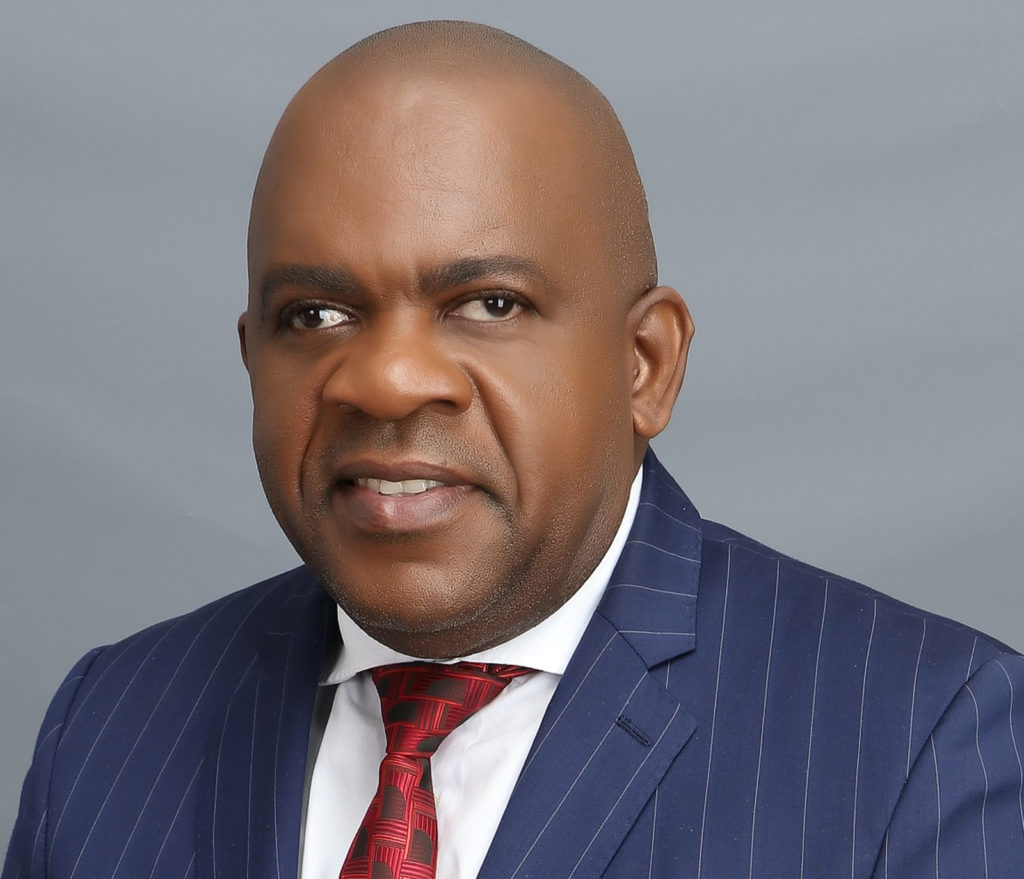
#> input picture Lesson_14/images/1.jpg, 1024 x 879 px; its folder holds only this picture in this run
$ python filter_people.py
#> lines starting #> are read from the running program, lines starting #| are printed output that depends on the picture; after the words box and inside, x2 and y2 are one past the last pixel; in counts of white or black regions, pixels touching at a corner belong together
import os
import shutil
from fileinput import filename

import cv2

# import cv2
# import numpy as np
# import shutil

PROJECT_DIR = os.path.dirname(__file__)

MODELS_DIR = os.path.join(PROJECT_DIR, 'models')
IMAGES_DIR = os.path.join(PROJECT_DIR, 'images')

OUT_DIR = os.path.join(PROJECT_DIR, 'out')
PEOPLE_DIR = os.path.join(OUT_DIR, 'people')
NO_PEOPLE_DIR = os.path.join(OUT_DIR, 'no_people')

os.makedirs(OUT_DIR, exist_ok=True)
os.makedirs(PEOPLE_DIR, exist_ok=True)
os.makedirs(NO_PEOPLE_DIR, exist_ok=True)

# [5 lines of commented-out code are left out]

cascade_path = os.path.join(MODELS_DIR, 'haarcascade_frontalface_default.xml')

face_cascade = cv2.CascadeClassifier(cascade_path)

if face_cascade.empty():
    print('No face cascade detected')
    exit()

x_scale = 2
y_scale = 2

def detect_people(img_bgr):
    gray = cv2.cvtColor(img_bgr, cv2.COLOR_BGR2GRAY)
    faces = face_cascade.detectMultiScale(gray, 1.1, 5, minSize=(30, 30))
    return faces

allowed_ext = [".png", ".jpg", ".jpeg", ".bmp"]
files = os.listdir(IMAGES_DIR)

count_people = 0
count_people_photos = 0
count_no_people = 0

for filename in files:
    for ext in allowed_ext:
        if not filename.lower().endswith(ext):
            continue

    in_path = os.path.join(IMAGES_DIR, filename)

    img = cv2.imread(in_path)
#> img is the input picture: shape (879, 1024, 3); mean B, G, R 123.4, 116.8, 122.9
    if img is None:
        print(f'Image {filename} not found')
        continue
    faces = detect_people(img)
#> in detect_people, `gray = cv2.cvtColor(img_bgr, cv2.COLOR_BGR2GRAY)`:
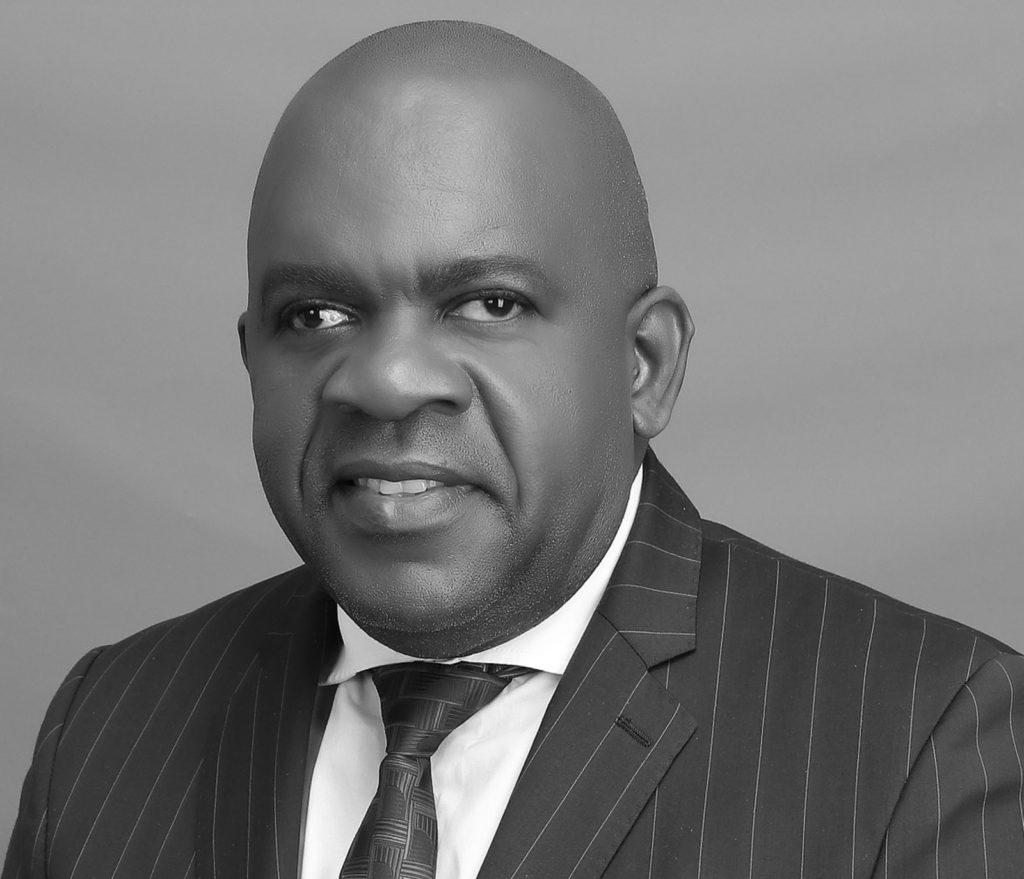
#> gray: shape (879, 1024); min 1, max 255, mean 119.5
#> in detect_people, `faces = face_cascade.detectMultiScale(gray, 1.1, 5, minSize=(30, 30))`: faces = [[195, 146, 415, 415]]
#> faces = [[195, 146, 415, 415]]

    if len(faces) > 0:
        out_path = os.path.join(PEOPLE_DIR, filename)
        shutil.copy(in_path, out_path)
        count_people += 1
        count_people_photos += len(faces)
#> count_people_photos = 1

        boxed = img.copy()
        for (x, y, w, h) in faces:
            cv2.rectangle(boxed, (x, y), (x + w, y + h), (255, 0, 0), 2)
#> this loop made 1 pass
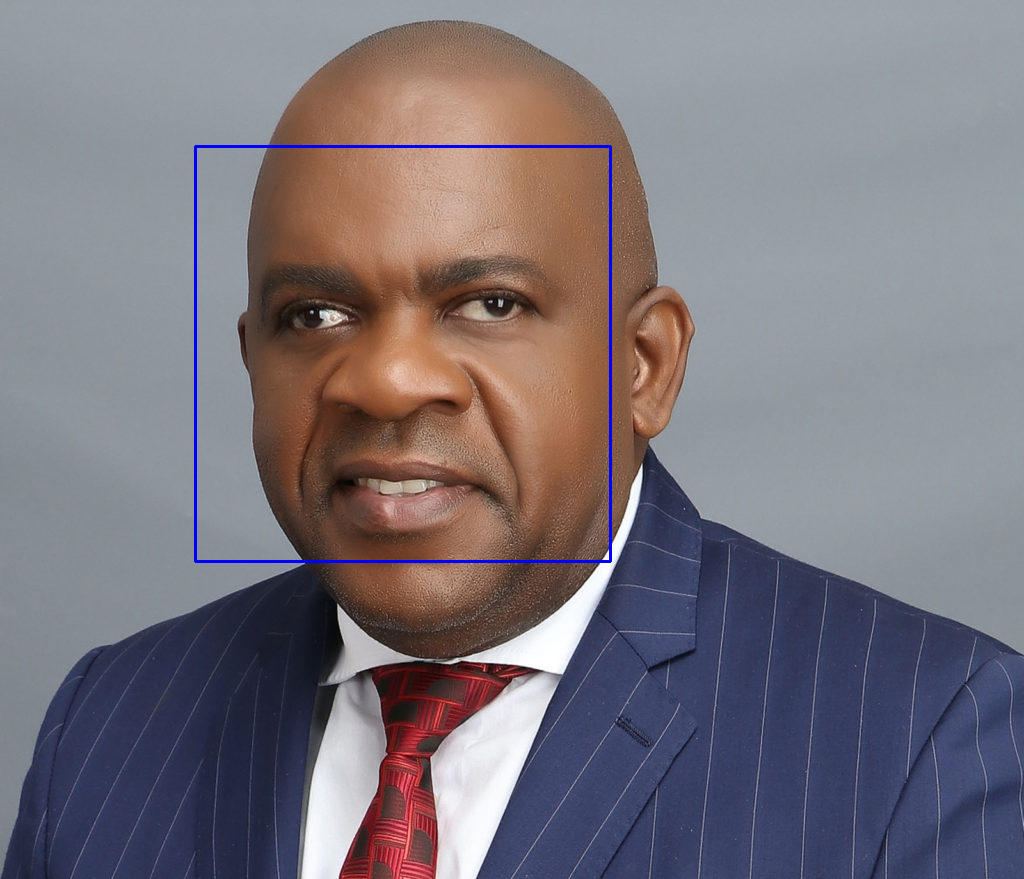
#> boxed: shape (879, 1024, 3); 0.55% of pixels changed, all inside (x1, y1, x2, y2) = (194, 145, 612, 563)

        boxed_path = os.path.join(PEOPLE_DIR, f"boxed_{filename}")
        cv2.imwrite(boxed_path, boxed)

    else:
        out_path = os.path.join(NO_PEOPLE_DIR, filename)
        shutil.copy(in_path, out_path)
        count_no_people += 1

print(f"Людей на фото: {count_people_photos}\nЗ людьми: {count_people}\nБез людей: {count_no_people}")
#| Людей на фото: 1
#| З людьми: 1
#| Без людей: 0

$ run again, on Lesson_14/images/5.jpg
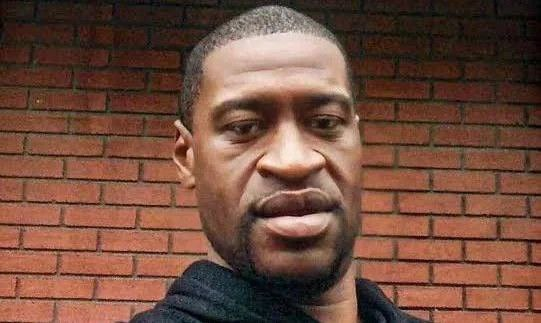
#> input picture Lesson_14/images/5.jpg, 541 x 323 px
#> img is the input picture: shape (323, 541, 3); mean B, G, R 62.2, 77, 114
#> in detect_people, `gray = cv2.cvtColor(img_bgr, cv2.COLOR_BGR2GRAY)`:
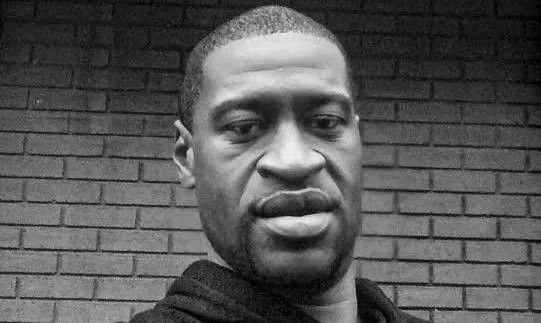
#> gray: shape (323, 541); min 0, max 240, mean 86.4
#> in detect_people, `faces = face_cascade.detectMultiScale(gray, 1.1, 5, minSize=(30, 30))`: faces = [[165, 24, 249, 249]]
#> count_people_photos = 1
#> the loop `for (x, y, w, h) in faces:` made 1 pass
#> after the loop `for (x, y, w, h) in faces:`:
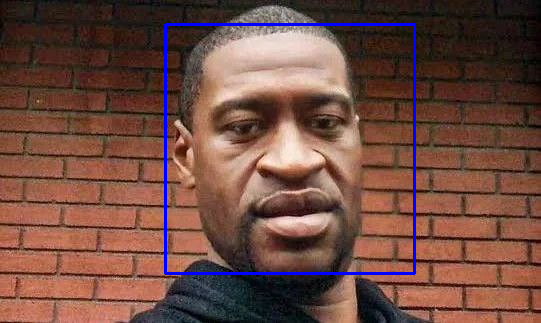
#> boxed: shape (323, 541, 3); 1.71% of pixels changed, all inside (x1, y1, x2, y2) = (164, 23, 416, 275)
#| Людей на фото: 1
#| З людьми: 1
#| Без людей: 0

$ run again, on Lesson_14/images/2.png
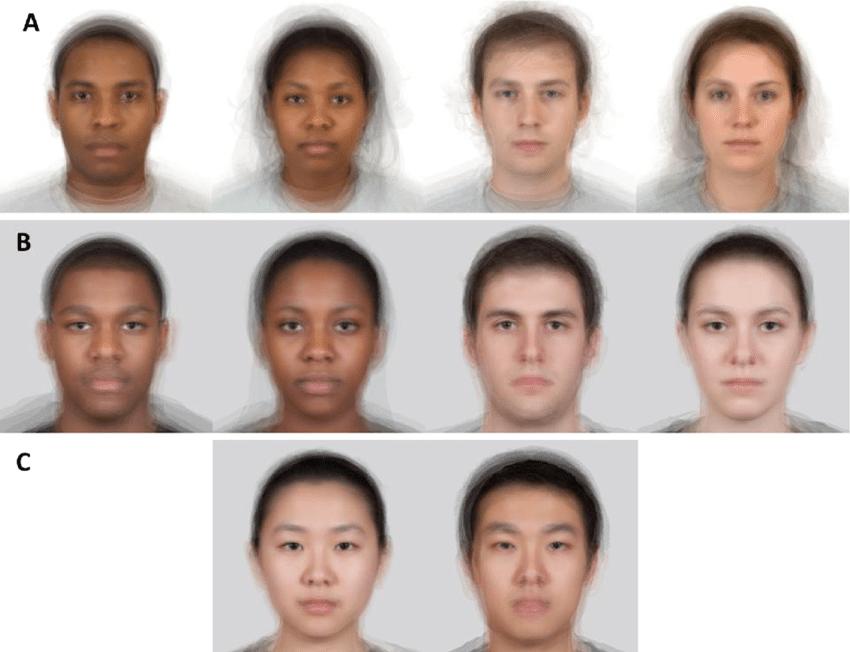
#> input picture Lesson_14/images/2.png, 850 x 652 px
#> img is the input picture: shape (652, 850, 3); mean B, G, R 180.8, 186.4, 200.7
#> in detect_people, `gray = cv2.cvtColor(img_bgr, cv2.COLOR_BGR2GRAY)`:
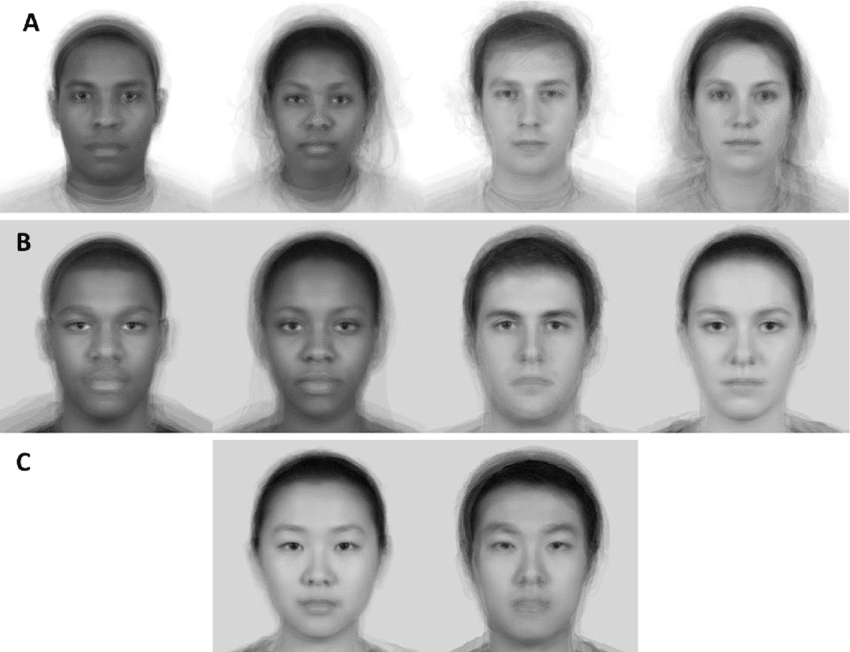
#> gray: shape (652, 850); min 10, max 255, mean 190.1
#> in detect_people, `faces = face_cascade.detectMultiScale(gray, 1.1, 5, minSize=(30, 30))`: faces = [[49, 52, 113, 113], [261, 55, 113, 113], [465, 44, 128, 128], [681, 49, 122, 122], [462, 270, 139, 139], [44, 276, 126, 126], [251, 272, 134, 134], [670, 269, 145, 145], [462, 491, 139, 139], [249, 490, 139, 139]]
#> count_people_photos = 10
#> the loop `for (x, y, w, h) in faces:` made 10 passes
#> after the loop `for (x, y, w, h) in faces:`:
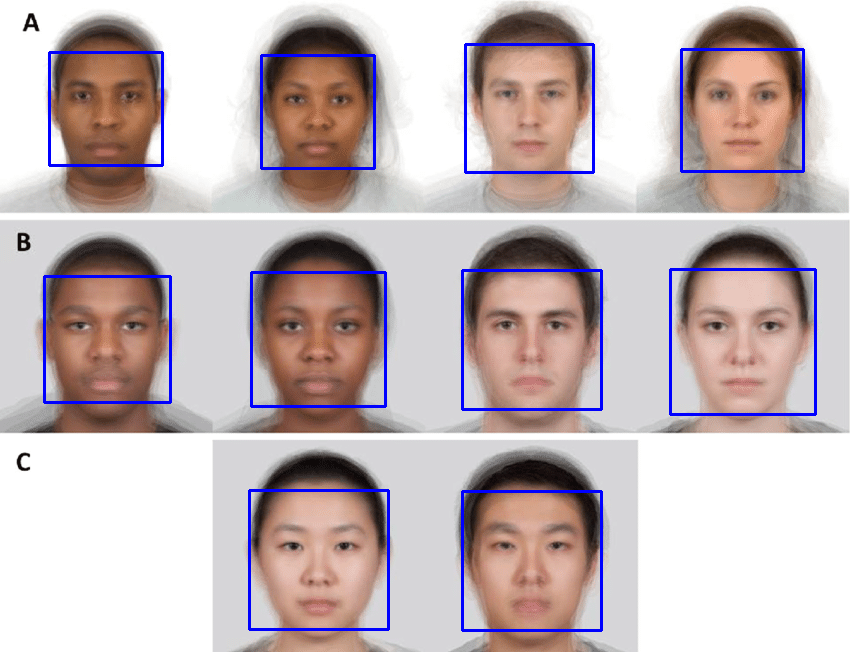
#> boxed: shape (652, 850, 3); 2.8% of pixels changed, all inside (x1, y1, x2, y2) = (43, 43, 817, 632)
#| Людей на фото: 10
#| З людьми: 1
#| Без людей: 0

$ run again, on Lesson_14/images/3.jpg
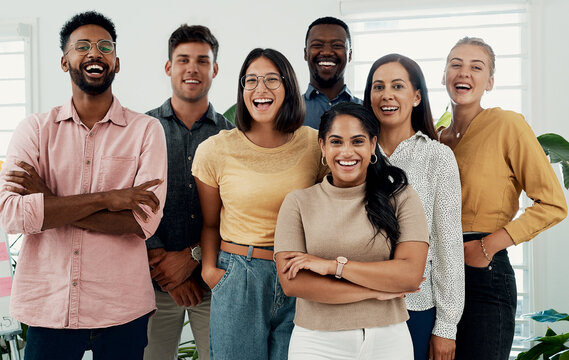
#> input picture Lesson_14/images/3.jpg, 569 x 360 px
#> img is the input picture: shape (360, 569, 3); mean B, G, R 126.2, 138.2, 154.2
#> in detect_people, `gray = cv2.cvtColor(img_bgr, cv2.COLOR_BGR2GRAY)`:
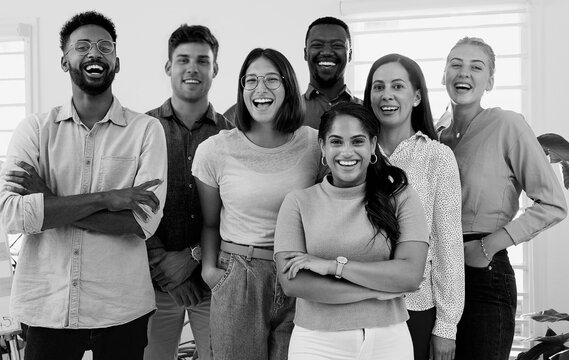
#> gray: shape (360, 569); min 0, max 255, mean 141.6
#> in detect_people, `faces = face_cascade.detectMultiScale(gray, 1.1, 5, minSize=(30, 30))`: faces = [[164, 39, 55, 55], [438, 45, 55, 55], [234, 59, 57, 57], [361, 64, 58, 58], [63, 23, 59, 59], [317, 118, 61, 61], [93, 90, 89, 89]]
#> count_people_photos = 7
#> the loop `for (x, y, w, h) in faces:` made 7 passes
#> after the loop `for (x, y, w, h) in faces:`:
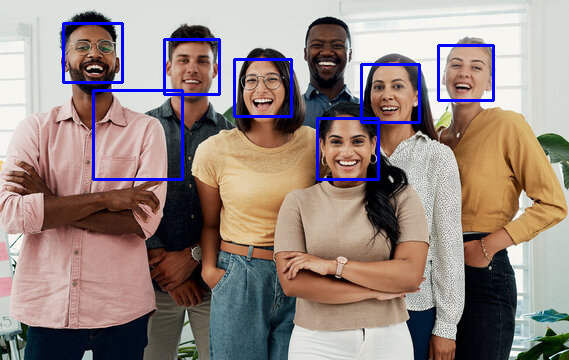
#> boxed: shape (360, 569, 3); 2.51% of pixels changed, all inside (x1, y1, x2, y2) = (62, 22, 495, 181)
#| Людей на фото: 7
#| З людьми: 1
#| Без людей: 0

$ run again, on Lesson_14/images/4jpg.jpg
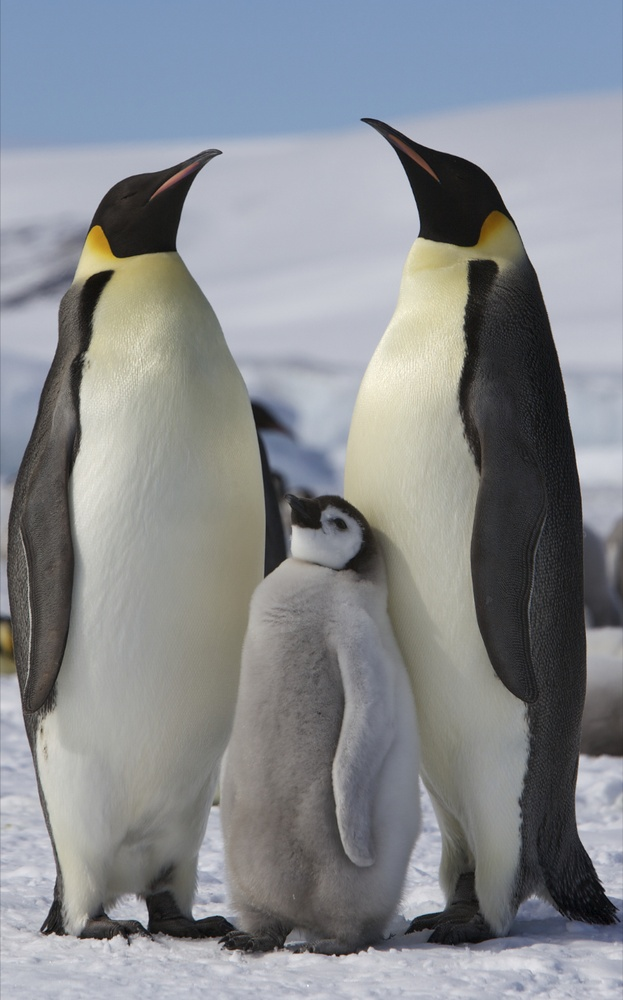
#> input picture Lesson_14/images/4jpg.jpg, 623 x 1000 px, shrunk from 872 x 1400 before the run
#> img is the input picture: shape (1000, 623, 3); mean B, G, R 142.5, 138.4, 135.2
#> in detect_people, `gray = cv2.cvtColor(img_bgr, cv2.COLOR_BGR2GRAY)`:
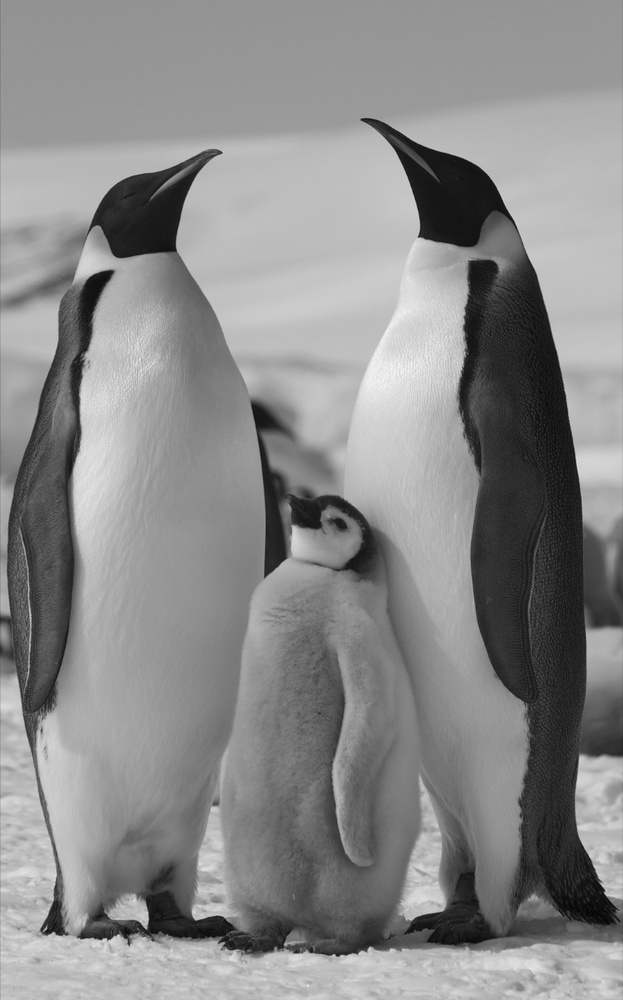
#> gray: shape (1000, 623); min 0, max 252, mean 137.9
#> in detect_people, `faces = face_cascade.detectMultiScale(gray, 1.1, 5, minSize=(30, 30))`: faces = [[184, 856, 63, 63]]
#> count_people_photos = 1
#> the loop `for (x, y, w, h) in faces:` made 1 pass
#> after the loop `for (x, y, w, h) in faces:`:
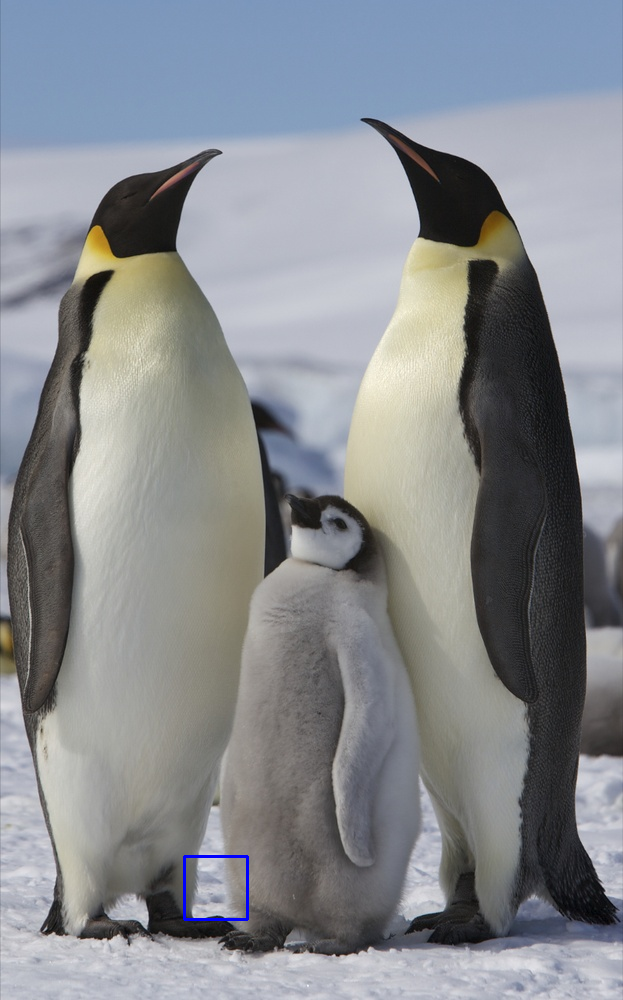
#> boxed: shape (1000, 623, 3); 0.12% of pixels changed, all inside (x1, y1, x2, y2) = (183, 855, 249, 921)
#| Людей на фото: 1
#| З людьми: 1
#| Без людей: 0
